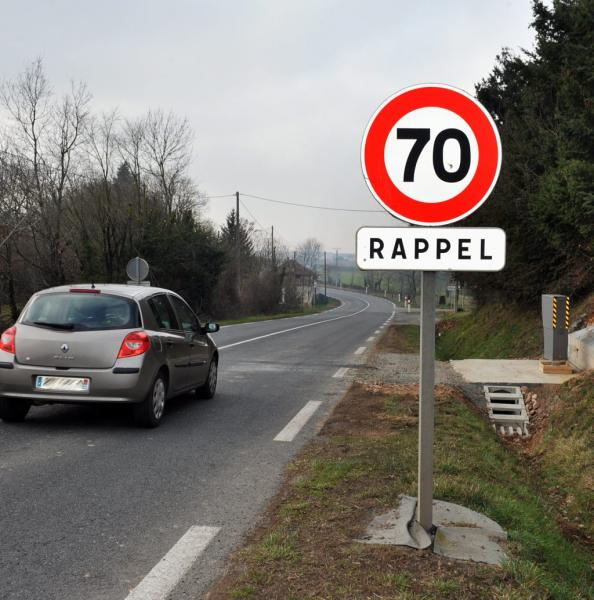
%> input picture twizy_matlab/p2.jpg, 594 x 600 px
$ octave Detect.m   (GNU Octave 9; MATLAB toolbox functions it lacks are replaced by stand-ins)
%> lines starting %> are read from the running program, lines starting %| are printed output that depends on the picture; in (x1, y1, x2, y2) boxes, pixels count from 0 and x2, y2 are one past the last pixel; in counts of white or black regions, pixels touching at a corner belong together; the program's own positions count from 1
close all
clear all
clc

% detection panneaux

pan70 = imread('p2.jpg');
%> pan70 is the input picture: size 600x594x3 uint8; mean R, G, B 124.3, 118.2, 112.3
ref70 = imread('ref30.jpg');
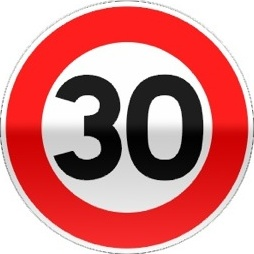
%> input picture twizy_matlab/ref30.jpg, 254 x 254 px
%> ref70 is the input picture: size 254x254x3 uint8; mean R, G, B 209.9, 134.4, 134.5

figure, imshow(pan70);

pan70gray = rgb2gray(pan70);
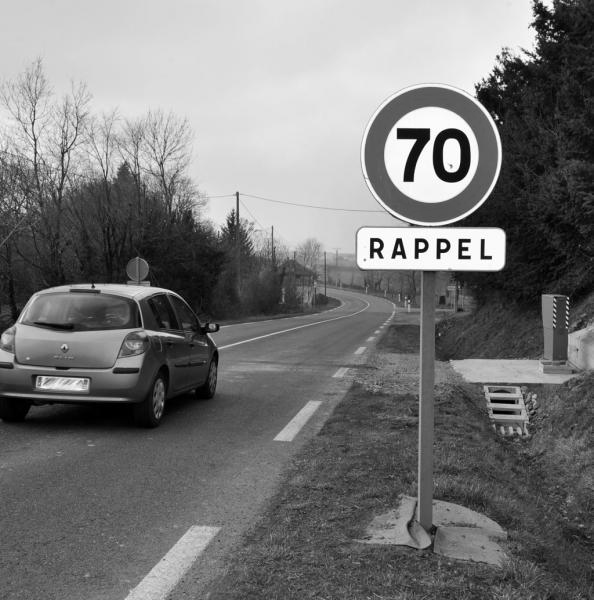
%> pan70gray: size 600x594 uint8; min 0, max 255, mean 119.3

%% reconnaissance contour
pan70 = im2double(pan70);
%> pan70: size 600x594x3 double
pan70HSV = rgb2hsv(pan70);
%> pan70HSV: size 600x594x3 double; mean H, S, V 0.314, 0.174, 0.499
figure; imhist(pan70HSV(:,:,1));
%> after `imhist(pan70HSV(:,:,1))`:
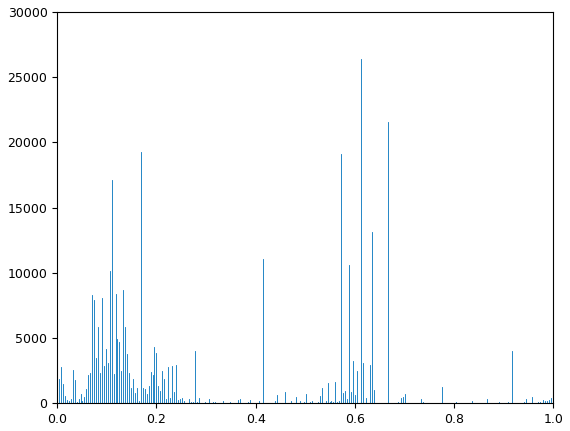
%> figure redrawn from the program's plot data; highest point at x = 0.612, y = 26411

mpan70Rouge = (pan70HSV(:,:,1)>0.97)&(pan70HSV(:,:,1)<0.99);
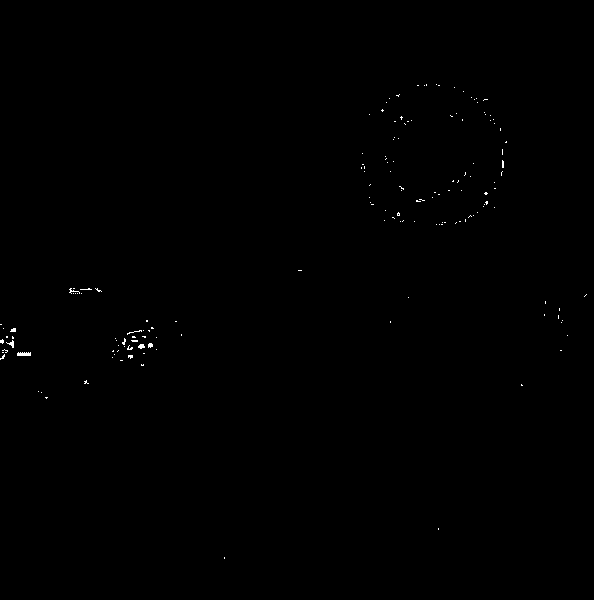
%> mpan70Rouge: size 600x594 logical; 0.18% white in thin lines or dots, all inside (x1, y1, x2, y2) = (0, 84, 587, 559)
figure, imshow(mpan70Rouge);


%% extraction contour

SE2= strel('disk',6);
dilatedpan70 = imdilate(mpan70Rouge,SE2);
%> dilatedpan70: size 600x594 logical; 3.5% white; 35 white regions, largest, box (x1, y1, x2, y2) and area: (107, 315, 162, 371) 1921, (431, 136, 512, 230) 1599, (0, 319, 36, 365) 985
figure, imshow(dilatedpan70);

BWdilatedIpions = edge(dilatedpan70, 'Canny');
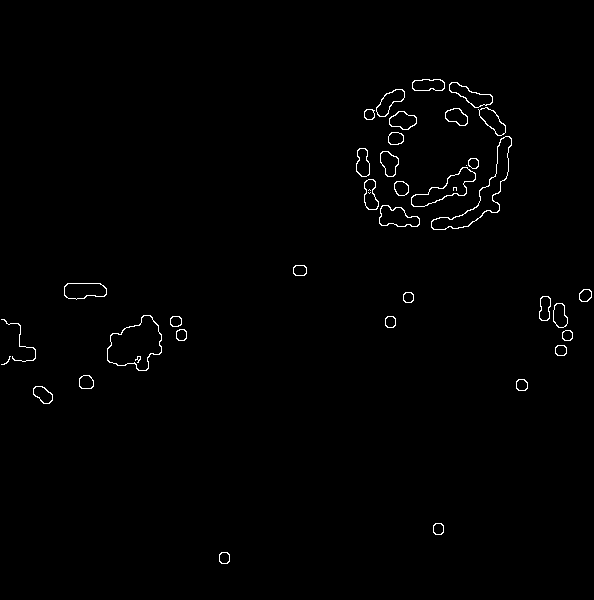
%> BWdilatedIpions: size 600x594 logical; 0.84% white in thin lines or dots, all inside (x1, y1, x2, y2) = (1, 79, 592, 564)
figure, imshow(BWdilatedIpions);
hold on;

[centers, radii, metric] = imfindcircles(BWdilatedIpions,[30 150],'Sensitivity',0.90);
%> centers = [437.9 155.4]; radii = 63.28; metric = 0.155
viscircles(centers, radii, 'LineStyle', '-');
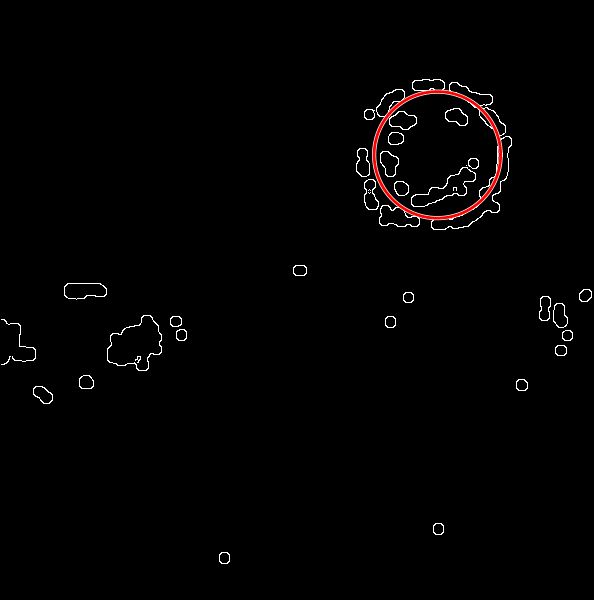
%> figure redrawn from the program's plot data


%% extraction image

px = centers(1);
%> px = 437.9
py = centers(2);
%> py = 155.4
r = radii;
%> r = 63.28

pan70gray2 = imcrop(pan70gray,[px-r py-r 2*r 2*r]);
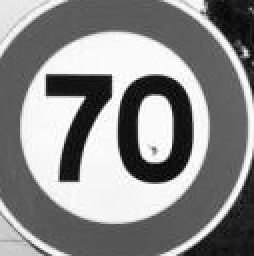
%> pan70gray2: size 128x127 uint8 (shown 2 times larger); min 0, max 255, mean 139
figure, imshow(pan70gray2);

% template matching

%> (the run ends here)
